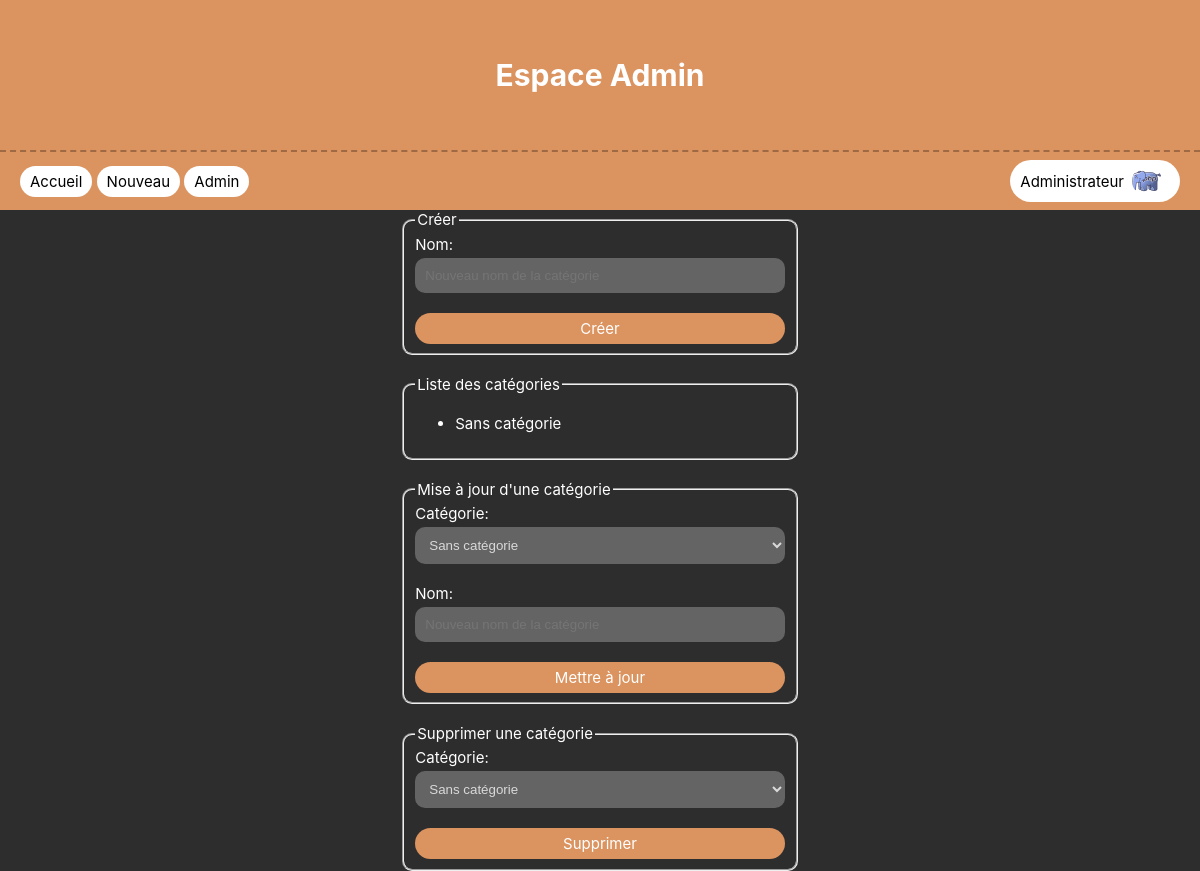
The app's page /code/admin/index.php (signed in) with its own data.
### tables this page shows
CREATE TABLE IF NOT EXISTS `users` (
  `id` int NOT NULL AUTO_INCREMENT,
  `email` text NOT NULL,
  `username` text NOT NULL,
  `password` text NOT NULL,
  `avatar_url` text NOT NULL,
  `admin` tinyint(1) NOT NULL DEFAULT '0',
  PRIMARY KEY (`id`)
);

CREATE TABLE IF NOT EXISTS `categories` (
  `id` int NOT NULL AUTO_INCREMENT,
  `name` text NOT NULL,
  PRIMARY KEY (`id`)
);

### code/includes/User.php (called while the page is built, shortened)
<?php
class User {
    private string $username;
    private string $avatar_url;
    function __construct($id, $username, $email, $password, $avatar_url, $admin) {
        $this->username = $username;
        $this->avatar_url = $avatar_url;
    }
    public function getUsername(): string {
        return $this->username;
    }
    public function getAvatarUrl(): string {
        return $this->avatar_url;
    }
    public static function findById($id): ?User {
        try {
            $conn = get_bdd_connection();
            $stmt = $conn->prepare('SELECT * FROM users where id = ?');
            $stmt->execute([$id]);
            $user = $stmt->fetch();
            if ($user) {
                return new User($user['id'], $user['username'], $user['email'], $user['password'], $user['avatar_url'], $user['admin']);
            }
            throw new UserNotFoundException("L'utilisateur $id n'existe pas");
        } catch (PDOException $e) {
            throw new SQLException($e->getMessage());
        }
    }
}

### code/includes/functions.php (called while the page is built, shortened)
<?php
require_once 'User.php';
function is_connected(): bool {
    if (!empty($_SESSION['user_id'])) {
        try {
            User::findById($_SESSION['user_id']);
            return true;
        } catch (UserNotFoundException|SQLException $e) {}
    }
    return false;
}

### code/includes/Category.php (called while the page is built, shortened)
<?php
class Category {
    private int $id;
    private string $name;
    function __construct($id, $name) {
        $this->id = $id;
        $this->name = $name;
    }
    public function getId(): int {
        return $this->id;
    }
    public function getName(): string {
        return $this->name;
    }
    public static function getAll(): array {
        try {
            $conn = get_bdd_connection();
            $stmt = $conn->prepare("SELECT * FROM categories");
            $stmt->execute();
            $categories = $stmt->fetchAll();
            $categories_obj = array();
            foreach ($categories as $category) {
                $categories_obj[] = new Category($category["id"], $category["name"]);
            }
            return $categories_obj;
        } catch(PDOException $e) {
            throw new SQLException($e->getMessage());
        }
    }
}

### code/admin/index.php (the view, shortened to what this page needs)
<?php
require_once '../includes/functions.php';
require_once '../includes/Category.php';
require_once '../includes/User.php';
$__PAGE_PREFIX = '../';
try {
    $categories = Category::getAll();
} catch (SQLException $e) {
    die($e->getMessage());
}
?>
<!DOCTYPE html>
<html lang="fr">
<head>
    <link rel="stylesheet" href="../res/css/style.css">
</head>
<body>
    <header>
        <h1>Espace Admin</h1>
    </header>
    <?php require_once "../includes/header.php"; ?>
    <main class="admin">
        <div>
            <fieldset>
                <legend>Créer</legend>
                <form action="" method="post">
                    <label>
                        Nom:
                        <input type="text" name="name" placeholder="Nouveau nom de la catégorie">
                    </label>
                    <input type="submit" value="Créer">
                </form>
            </fieldset>
            <fieldset>
                <legend>Liste des catégories</legend>
                <ul>
                    <?php foreach ($categories as $category): ?>
                        <li><?= htmlspecialchars($category->getName()) ?></li>
                    <?php endforeach; ?>
                </ul>
            </fieldset>
            <fieldset>
                <legend>Mise à jour d'une catégorie</legend>
                <form action="" method="post">
                    <label>
                        Catégorie:
                        <select name="id">
                            <?php foreach ($categories as $category): ?>
                                <option value="<?= $category->getId() ?>"><?= htmlspecialchars($category->getName()) ?></option>
                            <?php endforeach; ?>
                        </select>
                    </label>
                    <label>
                        Nom:
                        <input type="text" name="name" placeholder="Nouveau nom de la catégorie">
                    </label>
                    <input type="submit" value="Mettre à jour">
                </form>
            </fieldset>
            <fieldset>
                <legend>Supprimer une catégorie</legend>
                <form action="" method="post">
                    <label>
                        Catégorie:
                        <select name="id">
                            <?php foreach ($categories as $category): ?>
                                <option value="<?= $category->getId() ?>"><?= htmlspecialchars($category->getName()) ?></option>
                            <?php endforeach; ?>
                        </select>
                    </label>
                    <input type="submit" value="Supprimer">
                </form>
            </fieldset>
        </div>
    </main>
</body>
</html>

### code/includes/header.php (shortened to what this page needs)
<?php
require_once "functions.php";
require_once 'User.php';
if (is_connected()) {
    try {
        $user = User::findById($_SESSION['user_id'] ?? null);
        $username = htmlspecialchars($user->getUsername());
        $avatar_url = htmlspecialchars($user->getAvatarUrl());
    } catch (UserNotFoundException|SQLException $e) {
        $error_msg = $e->getMessage();
    }
}
?>
<nav>
    <div class="left">
        <a class="button" href="<?= $__PAGE_PREFIX ?>">Accueil</a>
        <a class="button" href="<?= $__PAGE_PREFIX ?>create_article.php">Nouveau</a>
        <a class="button" href="<?= $__PAGE_PREFIX ?>admin/">Admin</a>
    </div>
    <div class="right">
        <a href="<?= $__PAGE_PREFIX ?>account.php" class="button">
            <?= $username ?? 'Se connecter' ?>
            <img src="<?= $__PAGE_PREFIX.($avatar_url ?? 'res/img/login.png') ?>" alt="<?= $username ?? 'Default' ?>'s avatar">
        </a>
    </div>
</nav>

### code/res/css/style.css (style rules this page uses)
html, body { font-family: "Inter", sans-serif; font-size: 15px; margin: 0; height: 100%; }
body { display: flex; flex-direction: column; background-color: #2D2D2D; color: white; }
nav { background: #DB935F; display: flex; justify-content: space-between; align-items: center; min-height: 50px; padding: 4px 20px; overflow: hidden; }
nav .left { overflow: hidden; display: inline-block; white-space: nowrap; }
nav a.button { background-color: white; color: black; }
nav a.button img { height: 30px; width: 30px; border-radius: 100%; object-fit: cover; }
nav a.button img:first-child { margin-right: 8px; }
nav a.button img:last-child { margin-left: 8px; }
header { background: #DB935F; color: white; display: flex; justify-content: center; align-items: center; min-height: 150px; border-bottom: 2px dashed #9f6943; }
main { flex: 1; display: flex; padding: 0 20px; }
main.login, main.account, main.create_article, main.admin { justify-content: center; align-items: center; }
main.login form, main.login > div, main.account form, main.account > div, main.create_article form, main.create_article > div, main.admin form, main.admin > div { flex: 1; max-width: 400px; display: flex; flex-direction: column; gap: 20px; }
a.button, input.button, button.button, input[type=submit] { border: none; margin: 0; width: auto; overflow: visible; font: inherit; line-height: normal; -webkit-font-smoothing: inherit; -moz-osx-font-smoothing: inherit; -webkit-appearance: none; border-radius: 100px; background-color: #db935f; padding: 6px 10px; text-decoration: none; color: white; }
a { color: #db935f; }
a.button { display: inline-flex; align-items: center; justify-content: center; }
h1, h2, h3, h4, h5, h6 { margin: 0; }
label { display: flex; flex-direction: column; gap: 4px; }
input, textarea, select { padding: 10px; border-radius: 10px; border: none; background-color: #646464; color: #D9D9D9; }
fieldset { border-radius: 10px; }

### records on screen
users: username "Administrateur", avatar_url (picture)
categories: name "Sans catégorie"

### other values on screen
form field id "Sans catégorie"
